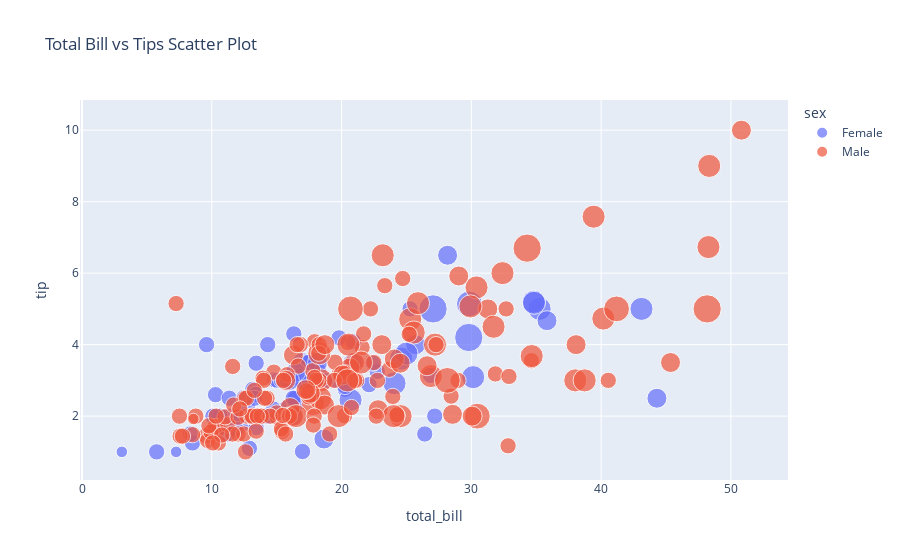

Notebook cell for this chart:
### Markdown cell above
# Scatter Plot

### Code cell
fig = px.scatter(df, x = 'total_bill', y = 'tip', color = 'sex', size = 'size', title = 'Total Bill vs Tips Scatter Plot')
fig.show()

### Figure 1 — Plotly figure (JSON) as saved in the notebook; plotly's stock layout.template omitted (floating-point values rounded to 4 significant figures; data arrays with more than 128 entries replaced by an {"elided": "..."} marker saying what was removed)
{"data": [{"hovertemplate": "sex=Female<br>total_bill=%{x}<br>tip=%{y}<br>size=%{marker.size}<extra></extra>", "legendgroup": "Female", "marker": {"color": "#636efa", "size": [2, 4, 4, 2, 3, 3, 2, 2, 2, 2, 4, 3, 2, 4, 2, 2, 1, 3, 2, 2, 2, 1, 4, 2, 2, 2, 2, 2, 3, 2, 2, 2, 1, 3, 2, 2, 2, 4, 2, 2, 6, 2, 2, 2, 2, 2, 2, 2, 2, 2, 2, 2, 6, 2, 2, 3, 2, 5, 4, 2, 3, 2, 2, 2, 2, 3, 3, 2, 4, 2, 2, 2, 2, 3, 2, 2, 3, 2, 4, 2, 3, 2, 2, 2, 3, 2, 2], "sizemode": "area", "sizeref": 0.015, "symbol": "circle"}, "mode": "markers", "name": "Female", "orientation": "v", "showlegend": true, "type": "scatter", "x": [16.99, 24.59, 35.26, 14.83, 10.33, 16.97, 20.29, 15.77, 19.65, 15.06, 20.69, 16.93, 10.29, 34.81, 26.41, 16.45, 3.07, 17.07, 26.86, 25.28, 14.73, 10.07, 34.83, 5.75, 16.32, 22.75, 11.35, 15.38, 44.3, 22.42, 20.92, 14.31, 7.25, 25.71, 17.31, 10.65, 12.43, 24.08, 13.42, 12.48, 29.8, 14.52, 11.38, 20.27, 11.17, 12.26, 18.26, 8.51, 10.33, 14.15, 13.16, 17.47, 27.05, 16.43, 8.35, 18.64, 11.87, 29.85, 25.0, 13.39, 16.21, 17.51, 10.59, 10.63, 9.6, 20.9, 18.15, 19.81, 43.11, 13.0, 12.74, 13.0, 16.4, 16.47, 12.76, 13.27, 28.17, 12.9, 30.14, 13.42, 15.98, 16.27, 10.09, 22.12, 35.83, 27.18, 18.78], "xaxis": "x", "y": [1.01, 3.61, 5.0, 3.02, 1.67, 3.5, 2.75, 2.23, 3.0, 3.0, 2.45, 3.07, 2.6, 5.2, 1.5, 2.47, 1.0, 3.0, 3.14, 5.0, 2.2, 1.83, 5.17, 1.0, 4.3, 3.25, 2.5, 3.0, 2.5, 3.48, 4.08, 4.0, 1.0, 4.0, 3.5, 1.5, 1.8, 2.92, 1.68, 2.52, 4.2, 2.0, 2.0, 2.83, 1.5, 2.0, 3.25, 1.25, 2.0, 2.0, 2.75, 3.5, 5.0, 2.3, 1.5, 1.36, 1.63, 5.14, 3.75, 2.61, 2.0, 3.0, 1.61, 2.0, 4.0, 3.5, 3.5, 4.19, 5.0, 2.0, 2.01, 2.0, 2.5, 3.23, 2.23, 2.5, 6.5, 1.1, 3.09, 3.48, 3.0, 2.5, 2.0, 2.88, 4.67, 2.0, 3.0], "yaxis": "y"}, {"hovertemplate": "sex=Male<br>total_bill=%{x}<br>tip=%{y}<br>size=%{marker.size}<extra></extra>", "legendgroup": "Male", "marker": {"color": "#EF553B", "size": {"elided": "157 int values"}, "sizemode": "area", "sizeref": 0.015, "symbol": "circle"}, "mode": "markers", "name": "Male", "orientation": "v", "showlegend": true, "type": "scatter", "x": {"elided": "157 float values"}, "xaxis": "x", "y": {"elided": "157 float values"}, "yaxis": "y"}], "layout": {"legend": {"itemsizing": "constant", "title": {"text": "sex"}, "tracegroupgap": 0}, "title": {"text": "Total Bill vs Tips Scatter Plot"}, "xaxis": {"anchor": "y", "domain": [0, 1], "title": {"text": "total_bill"}}, "yaxis": {"anchor": "x", "domain": [0, 1], "title": {"text": "tip"}}}}
